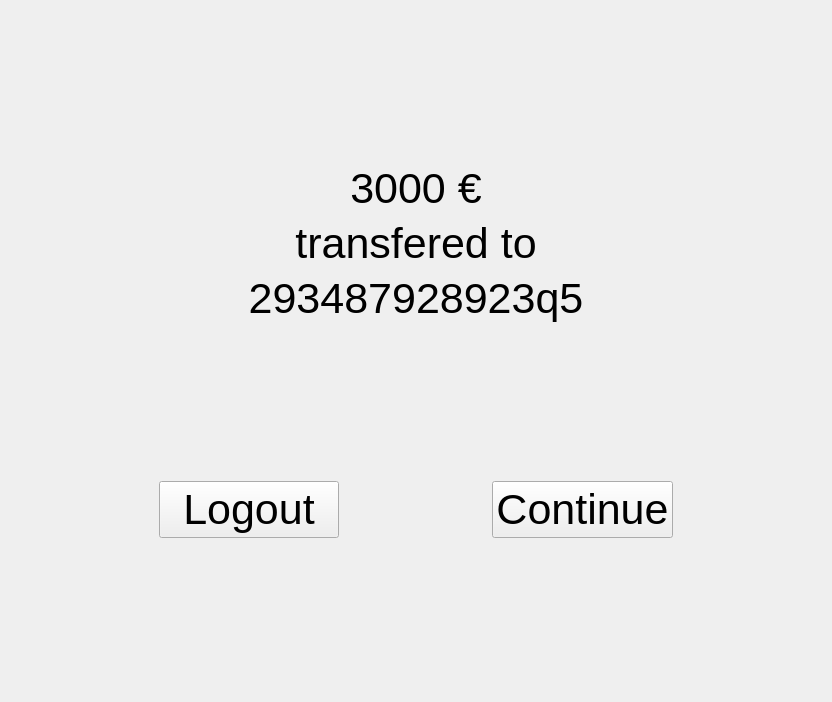
<?xml version="1.0" encoding="UTF-8"?>
<ui version="4.0">
 <class>TransferOK</class>
 <widget class="QWidget" name="TransferOK">
  <property name="geometry">
   <rect>
    <x>0</x>
    <y>0</y>
    <width>832</width>
    <height>702</height>
   </rect>
  </property>
  <property name="windowTitle">
   <string>Form</string>
  </property>
  <layout class="QVBoxLayout" name="verticalLayout">
   <item>
    <spacer name="verticalSpacer">
     <property name="orientation">
      <enum>Qt::Vertical</enum>
     </property>
     <property name="sizeHint" stdset="0">
      <size>
       <width>20</width>
       <height>140</height>
      </size>
     </property>
    </spacer>
   </item>
   <item>
    <widget class="QLabel" name="labelAmount">
     <property name="font">
      <font>
       <pointsize>32</pointsize>
      </font>
     </property>
     <property name="text">
      <string>3000 €</string>
     </property>
     <property name="alignment">
      <set>Qt::AlignCenter</set>
     </property>
    </widget>
   </item>
   <item>
    <widget class="QLabel" name="labelCenter">
     <property name="font">
      <font>
       <pointsize>32</pointsize>
      </font>
     </property>
     <property name="text">
      <string>transfered to</string>
     </property>
     <property name="alignment">
      <set>Qt::AlignCenter</set>
     </property>
    </widget>
   </item>
   <item>
    <widget class="QLabel" name="labelAccount">
     <property name="font">
      <font>
       <pointsize>32</pointsize>
      </font>
     </property>
     <property name="text">
      <string>293487928923q5</string>
     </property>
     <property name="alignment">
      <set>Qt::AlignCenter</set>
     </property>
    </widget>
   </item>
   <item>
    <spacer name="verticalSpacer_2">
     <property name="orientation">
      <enum>Qt::Vertical</enum>
     </property>
     <property name="sizeHint" stdset="0">
      <size>
       <width>20</width>
       <height>141</height>
      </size>
     </property>
    </spacer>
   </item>
   <item>
    <layout class="QHBoxLayout" name="horizontalLayout">
     <item>
      <spacer name="horizontalSpacer">
       <property name="orientation">
        <enum>Qt::Horizontal</enum>
       </property>
       <property name="sizeHint" stdset="0">
        <size>
         <width>40</width>
         <height>20</height>
        </size>
       </property>
      </spacer>
     </item>
     <item>
      <widget class="QPushButton" name="btnLogout">
       <property name="minimumSize">
        <size>
         <width>180</width>
         <height>0</height>
        </size>
       </property>
       <property name="font">
        <font>
         <pointsize>32</pointsize>
        </font>
       </property>
       <property name="text">
        <string>Logout</string>
       </property>
      </widget>
     </item>
     <item>
      <spacer name="horizontalSpacer_2">
       <property name="orientation">
        <enum>Qt::Horizontal</enum>
       </property>
       <property name="sizeHint" stdset="0">
        <size>
         <width>40</width>
         <height>20</height>
        </size>
       </property>
      </spacer>
     </item>
     <item>
      <widget class="QPushButton" name="btnContinue">
       <property name="minimumSize">
        <size>
         <width>180</width>
         <height>0</height>
        </size>
       </property>
       <property name="font">
        <font>
         <pointsize>32</pointsize>
        </font>
       </property>
       <property name="text">
        <string>Continue</string>
       </property>
      </widget>
     </item>
     <item>
      <spacer name="horizontalSpacer_3">
       <property name="orientation">
        <enum>Qt::Horizontal</enum>
       </property>
       <property name="sizeHint" stdset="0">
        <size>
         <width>40</width>
         <height>20</height>
        </size>
       </property>
      </spacer>
     </item>
    </layout>
   </item>
   <item>
    <spacer name="verticalSpacer_3">
     <property name="orientation">
      <enum>Qt::Vertical</enum>
     </property>
     <property name="sizeHint" stdset="0">
      <size>
       <width>20</width>
       <height>140</height>
      </size>
     </property>
    </spacer>
   </item>
  </layout>
 </widget>
 <resources/>
 <connections/>
</ui>
